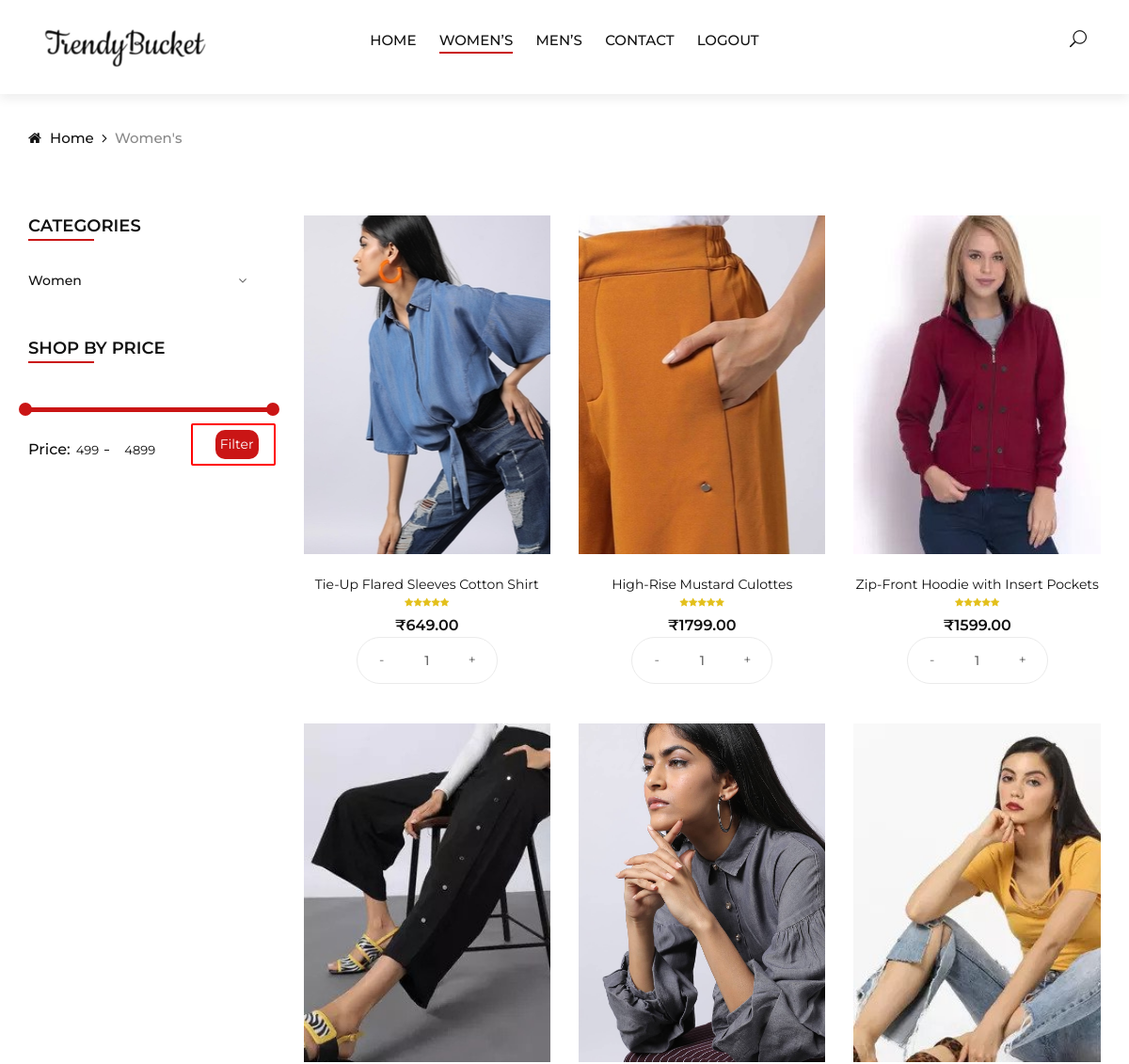
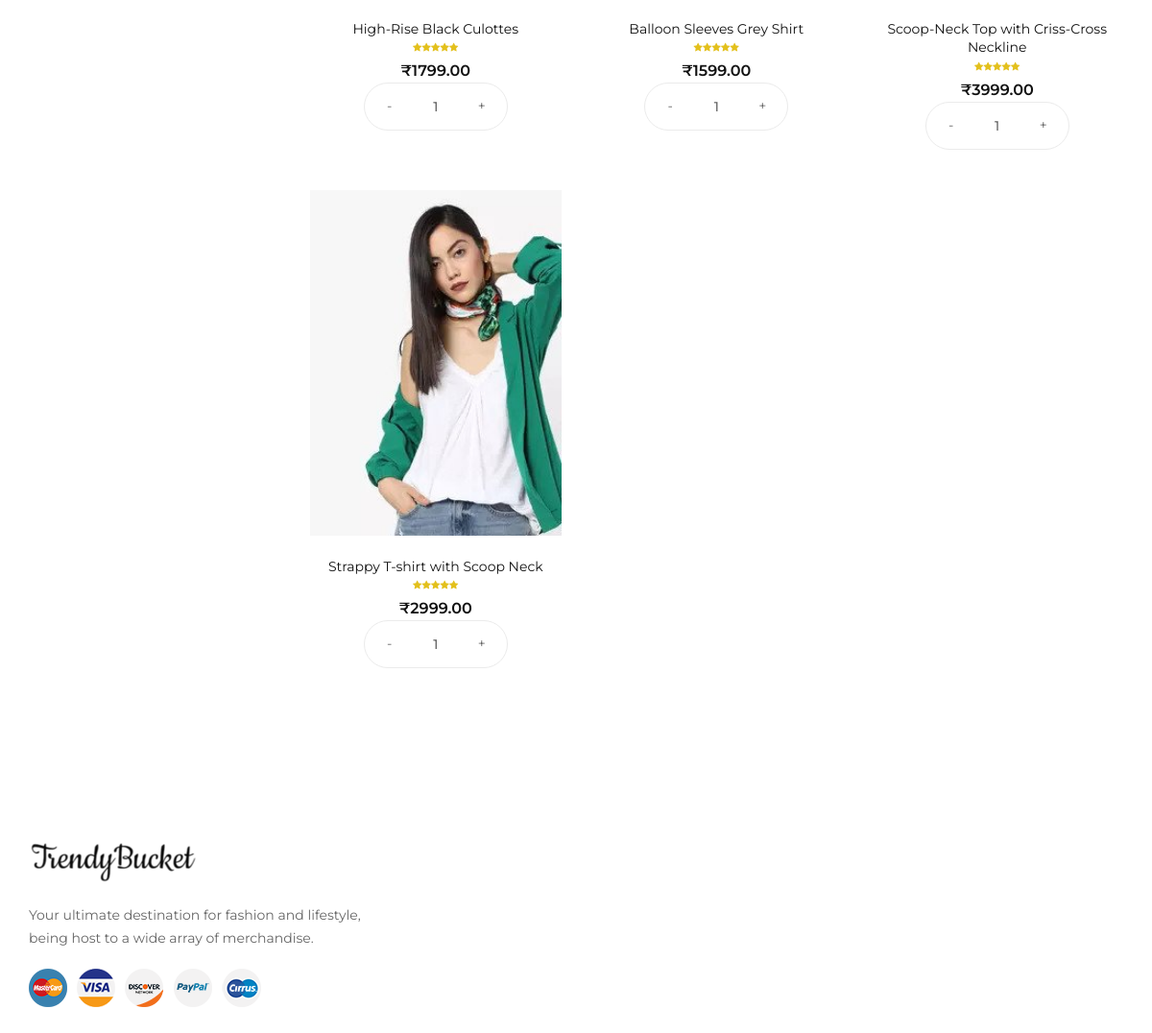
The page /women.php on the database its author committed (2 pictures, top to bottom).
### tables this page shows
CREATE TABLE `product` (
  `id` int(8) NOT NULL,
  `name` varchar(255) NOT NULL,
  `code` varchar(255) NOT NULL,
  `image` text NOT NULL,
  `price` double(10,2) NOT NULL,
  `quantity` int(11) NOT NULL,
  `ref` text NOT NULL,
  `tags` text NOT NULL,
  `gender` varchar(20) NOT NULL,
  `description` varchar(255) NOT NULL
);

### women.php (the view, shortened to what this page needs)
<!DOCTYPE html>
<html lang="zxx">
<head>
    <link rel="stylesheet" href="css/bootstrap.min.css" type="text/css">
    <link rel="stylesheet" href="css/font-awesome.min.css" type="text/css">
    <link rel="stylesheet" href="css/elegant-icons.css" type="text/css">
    <link rel="stylesheet" href="css/jquery-ui.min.css" type="text/css">
    <link rel="stylesheet" href="css/magnific-popup.css" type="text/css">
    <link rel="stylesheet" href="css/owl.carousel.min.css" type="text/css">
    <link rel="stylesheet" href="css/slicknav.min.css" type="text/css">
    <link rel="stylesheet" href="css/style.css" type="text/css">
</head>
<body>
    <header class="header">
        <div class="container-fluid">
            <div class="row">
                <div class="col-xl-3 col-lg-2">
                    <div class="header__logo">
                      <a href="./index.html"><img src="img/logo1.png" alt=""></a>
                    </div>
                </div>
                <div class="col-xl-6 col-lg-7">
                <nav class="header__menu">
                    <center>
                        <ul>
                        <li><a href="./index.php">Home</a></li>
                            <li class="active" ><a href="women.php?filter=">Women’s</a></li>
                            <li><a href="men.php?filter=">Men’s</a></li>
                            <li><a href="./contact.php">Contact</a></li>
                            <li><a href="session_display.php">Logout</a></li>
                                </ul>
                    </center>
                    </nav>
                </div>
                <div class="col-lg-3">
                    <div class="header__right">
                        <ul class="header__right__widget">
                            <li><span class="icon_search search-switch"></span></li>
                        </ul>
                    </div>
                </div>
            </div>
        </div>
    </header>
    <div class="breadcrumb-option">
        <div class="container">
            <div class="row">
                <div class="col-lg-12">
                    <div class="breadcrumb__links">
                        <a href="./index.html"><i class="fa fa-home"></i> Home</a>
                        <span>Women's</span>
                    </div>
                </div>
            </div>
        </div>
    </div>
	<?php
		$search="";
	?>
    <section class="shop spad">
        <div class="container">
            <div class="row">
                <div class="col-lg-3 col-md-3">
                    <div class="shop__sidebar">
                        <div class="sidebar__categories">
                            <div class="section-title">
                                <h4>Categories</h4>
                            </div>
                            <div class="categories__accordion">
                                <div class="accordion" id="accordionExample">
                                    <div class="card">
                                        <div class="card-heading">
                                            <a data-toggle="collapse" data-target="#collapseTwo">Women</a>
                                        </div>
                                    </div>
                                </div>
                            </div>
                        </div>
                        <div class="sidebar__filter">
                            <form method="get">
                            <div class="section-title">
                                <h4>Shop by price</h4>
                            </div>
                            <div class="filter-range-wrap">
                                <div class="price-range ui-slider ui-corner-all ui-slider-horizontal ui-widget ui-widget-content"
                                data-min="<?php echo $_SESSION['minamount']; ?>" data-max="<?php echo $_SESSION['maxamount'] ?>"></div>
                                <div class="range-slider">
                                    <div class="price-input">
                                        <p>Price:</p>
                                        <input type="" id="minamount" name="min_price" value="<?php echo $_SESSION['minamount']; ?>">
                                        <input type="" id="maxamount" name="max_price" value="<?php echo $_SESSION['maxamount']; ?>">
                                    </div>
                                </div>
                            </div>
                            <a href="women.php?filter="><input type="submit" class="btn-submit" value="Filter"  style="border-radius: 10px; background-color:  #ca1515; border:0px; color: white;text-align: left; padding:5px;" /></a>
                        </form>
                        </div>
                        <?php
                            $conn=mysqli_connect('localhost','root','','trendybucket') or die(mysqli_error());
                            $res = mysqli_query($conn, "select * from product where name LIKE '%".$search."%' AND price BETWEEN '".$_SESSION['minamount']."' AND '".$_SESSION['maxamount']."' AND gender= 'F' ORDER BY id ASC");
                            ?>
                    </div>
                    </div>
                <div class="col-lg-9 col-md-9">
                    <div class="row">
                        <?php
                            while ($row = mysqli_fetch_array($res)) {
                        ?>
                     <div class="col-lg-4 col-md-6">
                          <div class="product__item">
                                <div class="product__item__pic set-bg" data-setbg="<?php echo $row["image"]; ?>">
                                 <form method="POST" action="shop-cart.php?action=add&code=<?php echo $row["code"]; ?>">
                                     <ul class="product__hover">
                                    </ul>
                                </div>
                                <div class="product__item__text">
                                    <h6><a href="#"><?php echo $row["name"]; ?></a></h6>
                                    <div class="rating">
                                        <i class="fa fa-star"></i>
                                        <i class="fa fa-star"></i>
                                        <i class="fa fa-star"></i>
                                        <i class="fa fa-star"></i>
                                        <i class="fa fa-star"></i>
                                    </div>
                                    <div class="product__price">₹<?php echo $row["price"]; ?></div>
                                    <div class="pro-qty">
                                        <input type="text" name="<?php echo $row["code"]; ?>_quantity" value="1">
                                    </div>
                                </div>
                            </div>
                        </div>
                    <?php }  ?>
                    </div>
                    </div>
                    </div>
                    </div>
    </section>
<footer class="footer">
    <div class="container">
        <div class="row">
            <div class="col-lg-4 col-md-6 col-sm-7">
                <div class="footer__about">
                    <div class="footer__logo">
                        <a href="./index.php"><img src="img/logo1.png" alt=""></a>
                    </div>
                    <p>Your ultimate destination for fashion and lifestyle, being host to a wide array of merchandise.</p>
                    <div class="footer__payment">
                        <a href="#"><img src="img/payment/payment-1.png" alt=""></a>
                        <a href="#"><img src="img/payment/payment-2.png" alt=""></a>
                        <a href="#"><img src="img/payment/payment-3.png" alt=""></a>
                        <a href="#"><img src="img/payment/payment-4.png" alt=""></a>
                        <a href="#"><img src="img/payment/payment-5.png" alt=""></a>
                    </div>
                </div>
            </div>
            <div class="col-lg-2 col-md-3 col-sm-5">
        </div>
    </div>
</footer>
</body>
</html>

### rows shown on the page
product: shows a picture, name "Tie-Up Flared Sleeves Cotton Shirt", price "649.00"
product: shows a picture, name "High-Rise Mustard Culottes", price "1799.00"
product: shows a picture, name "Zip-Front Hoodie with Insert Pockets", price "1599.00"
product: shows a picture, name "High-Rise Black Culottes", price "1799.00"
product: shows a picture, name "Balloon Sleeves Grey Shirt", price "1599.00"
product: shows a picture, name "Scoop-Neck Top with Criss-Cross Neckline", price "3999.00"
product: shows a picture, name "Strappy T-shirt with Scoop Neck", price "2999.00"
